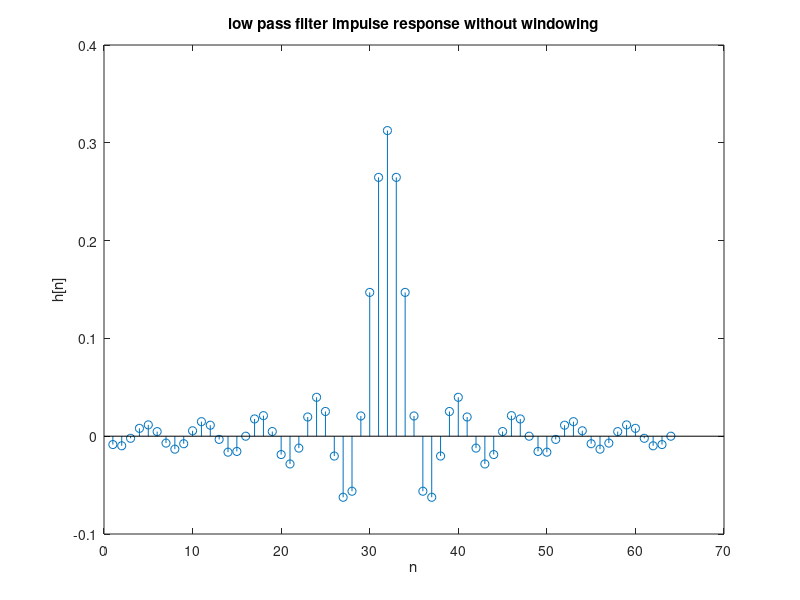

Here is the MATLAB script that generated this plot: (Note: this script raises an error after producing the figure.)
fpass=1000;
fstop=1500;
fs=8000;
d1=0.9;
d2=50;
w=(fpass+fstop)*2*pi/(2*fs);
tb=((fstop-fpass)*2*pi)/fs;
N=(8*pi)/tb;
h=zeros(1,N);
for n=1:N
    h(n)=sin(w*(n-ceil(N/2)))/(pi*(n-ceil(N/2)));
end
h(ceil(N/2))=w/pi;
figure
stem(h);
xlabel('n');
ylabel('h[n]');
title('low pass filter impulse response without windowing');
fvtool(h);
hold on
title('LPF without windowing');
n=1:N;
for ii=1:N
    w(ii)=0.54-0.46*(1-cos((2*pi*ii)/(N-1)));
end
hw=(h.*w);
figure
stem(hw);
xlabel('n');
ylabel('h[n]');
title('Impulse Response of LPF after windowing');
fvtool(hw);
hold on
title('LPF after windowing');